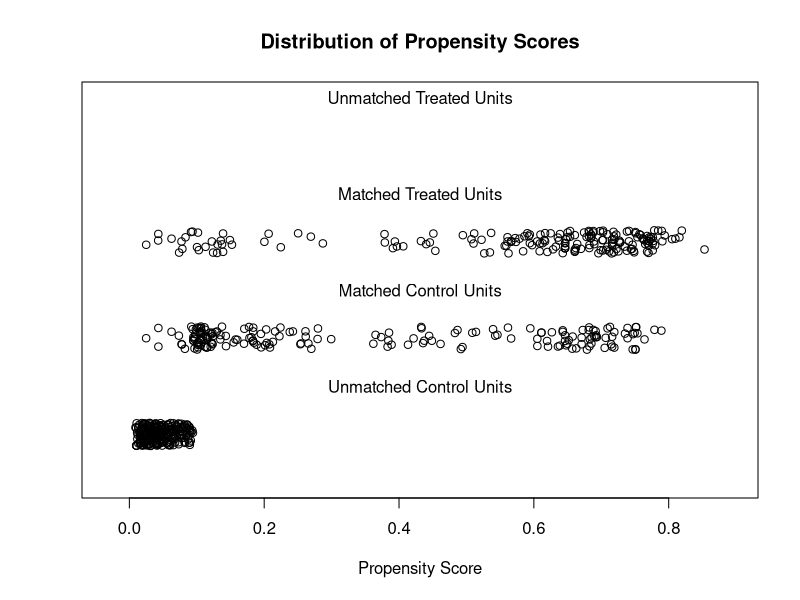
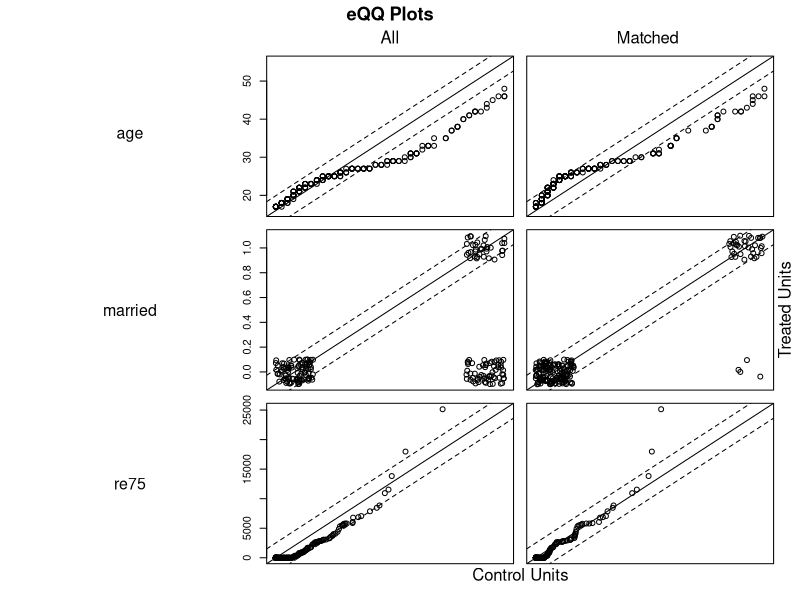

The R source for these figures, in order: (Note: this script raises an error after producing the figures.)
## ---- chunk 1
knitr::opts_chunk$set(echo = TRUE, message = FALSE,
                      fig.width=7, fig.height=5)
options(width = 200)
## ---- chunk 2
library("MatchIt")
data("lalonde")

head(lalonde)
## ---- chunk 3
m.out1 <- matchit(treat ~ age + educ + race + married + 
                   nodegree + re74 + re75, data = lalonde,
                 method = "nearest", distance = "glm")

## ---- chunk 4
m.out1
## ---- chunk 5
summary(m.out1)
## ---- chunk 6
plot(m.out1, type = "jitter", interactive = FALSE)
## ---- chunk 7
plot(m.out1, type = "qq", interactive = FALSE,
     which.xs = c("age", "married", "re75"))
## ---- chunk 8
m.out2 <- matchit(treat ~ age + educ + race + married + 
                   nodegree + re74 + re75, data = lalonde,
                 method = "full", distance = "glm", link = "probit")
m.out2
## ---- chunk 9
summary(m.out2)
## ---- chunk 10
plot(summary(m.out2))
## ---- chunk 11
m.data1 <- match.data(m.out1)

head(m.data1)
## ---- chunk 12
fit1 <- lm(re78 ~ treat + age + educ + race + married + nodegree + 
             re74 + re75, data = m.data1)

summary(fit1)
## ---- chunk 13
m.data2 <- match.data(m.out2)

library("survey")
des <- svydesign(~1, data = m.data2, weights = ~weights)

fit2 <- svyglm(re78 ~ treat + age + educ + race + married + nodegree + 
             re74 + re75, design = des)

summary(fit2)
